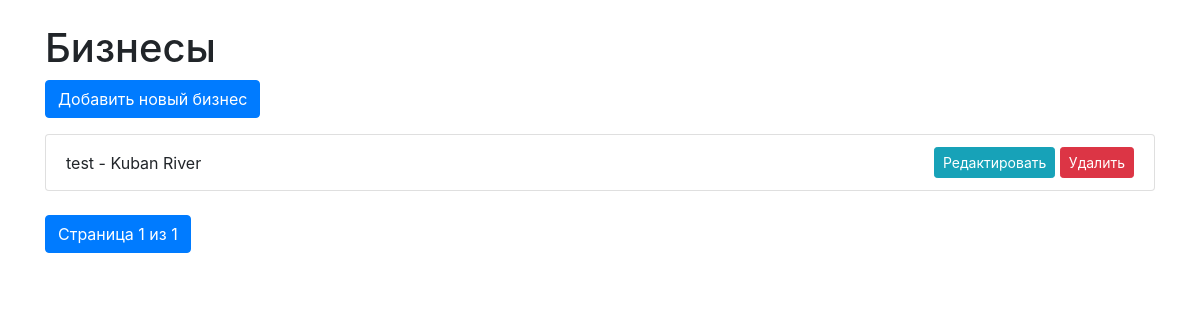
Page /business/ on the earlier database version.
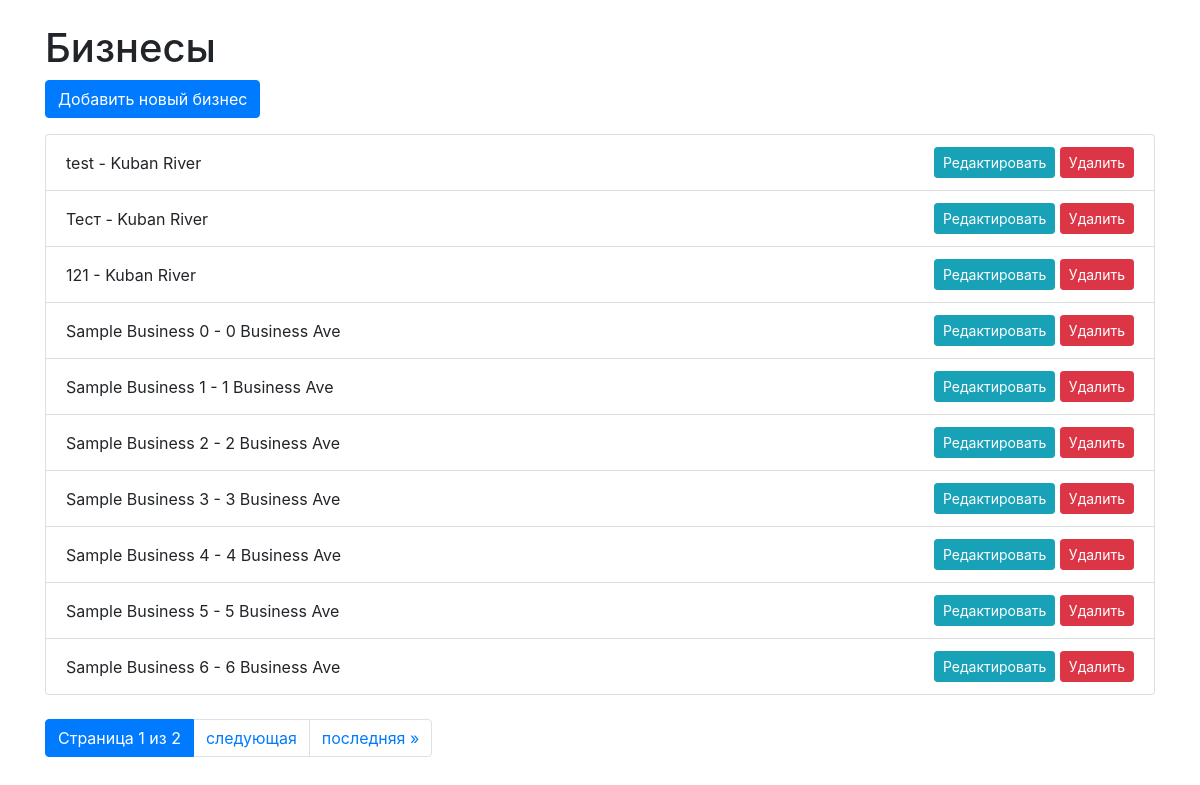
Same page on the later database version.
### business/models.py (models this page shows, shortened)
class Business(models.Model):
    owner = models.ForeignKey(User, on_delete=models.CASCADE)
    name = models.CharField(max_length=100)
    address = models.CharField(max_length=200)

### business/views.py (the view)
# urls.py: path('business/', BusinessList.as_view(), name='business-list'),  # Добавляем новый путь для списка бизнесов с пагинацией
class BusinessList(ListView):
    model = Business
    context_object_name = 'businesses'
    template_name = 'business/business_list.html'  # Убедитесь, что у вас правильно указан путь к шаблону
    paginate_by = 10  # Количество бизнесов на странице
    def get_context_data(self, **kwargs):
        context = super().get_context_data(**kwargs)
        paginator = Paginator(self.get_queryset(), self.paginate_by)
        page = self.request.GET.get('page')
        try:
            businesses = paginator.page(page)
        except PageNotAnInteger:
            businesses = paginator.page(1)
        except EmptyPage:
            businesses = paginator.page(paginator.num_pages)
        context['businesses'] = businesses
        return context

### business/templates/business/business_list.html (shortened to what this page needs)
<!DOCTYPE html>
<html lang="en">
<head>
    <link href="https://stackpath.bootstrapcdn.com/bootstrap/4.5.2/css/bootstrap.min.css" rel="stylesheet">
</head>
<body>
    <div class="container mt-4">
        <h1>Бизнесы</h1>
        <a href="{% url 'business-add' %}" class="btn btn-primary mb-3">Добавить новый бизнес</a>
        <ul class="list-group">
            {% for business in businesses %}
                <li class="list-group-item d-flex justify-content-between align-items-center">
                    {{ business.name }} - {{ business.address }}
                    <div>
                        <a href="{% url 'business-update' business.id %}" class="btn btn-sm btn-info">Редактировать</a>
                        <a href="{% url 'business-delete' business.id %}" class="btn btn-sm btn-danger" onclick="return confirm('Вы уверены, что хотите удалить этот бизнес?');">Удалить</a>
                    </div>
                </li>
            {% endfor %}
        </ul>
        <nav aria-label="Page navigation example" class="mt-4">
            <ul class="pagination">
                <li class="page-item active"><a class="page-link" href="#">Страница {{ businesses.number }} из {{ businesses.paginator.num_pages }}</a></li>
                {% if businesses.has_next %}
                    <li class="page-item"><a class="page-link" href="?page={{ businesses.next_page_number }}">следующая</a></li>
                    <li class="page-item"><a class="page-link" href="?page={{ businesses.paginator.num_pages }}">последняя &raquo;</a></li>
                {% endif %}
            </ul>
        </nav>
    </div>
</body>
</html>

Differences in the rows shown:
added Business: name "Тест", address "Kuban River"
added Business: name "121", address "Kuban River"
added Business: name "Sample Business 0", address "0 Business Ave"
added Business: name "Sample Business 1", address "1 Business Ave"
added Business: name "Sample Business 2", address "2 Business Ave"
added Business: name "Sample Business 3", address "3 Business Ave"
added Business: name "Sample Business 4", address "4 Business Ave"
added Business: name "Sample Business 5", address "5 Business Ave"
added Business: name "Sample Business 6", address "6 Business Ave"
Other differences:
{{ businesses.paginator.num_pages }}: "1" → "2"
text now shown: "следующая последняя »"
